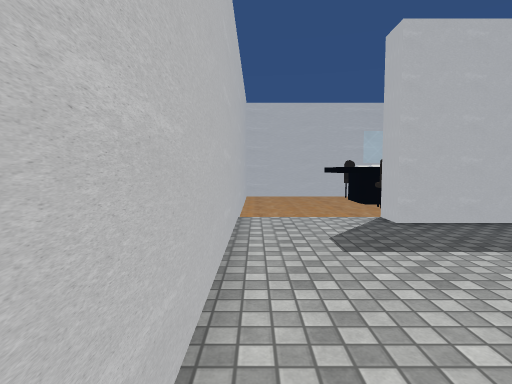
View 1 (above)

19 first-person views from a walk through a scene from a Unity 3-D project. The camera is 1.3 m above the floor, tilts 4° down and sees 80° across. Doors are open. The floor is counted in squares, 1 m on a side. Each view is taken from the middle of a square. On the plan, view 1 faces up. The plan holds only what a view shows up to about 14 squares ahead; the rest is blank. The player character is not drawn. Some animated figures are left out. Some surface patterns are stand-ins.

View 2
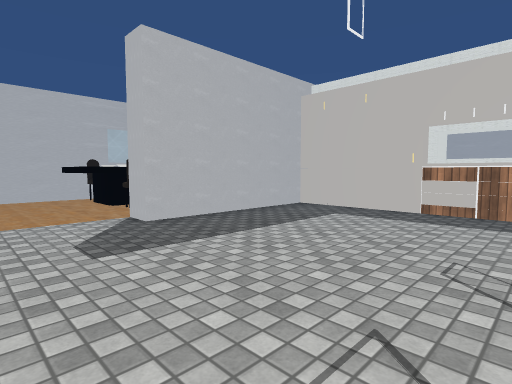

View 3
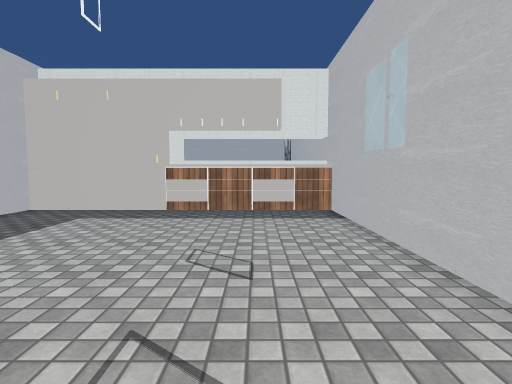

View 4
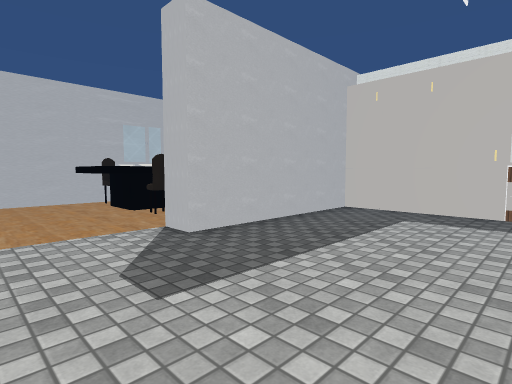

View 5
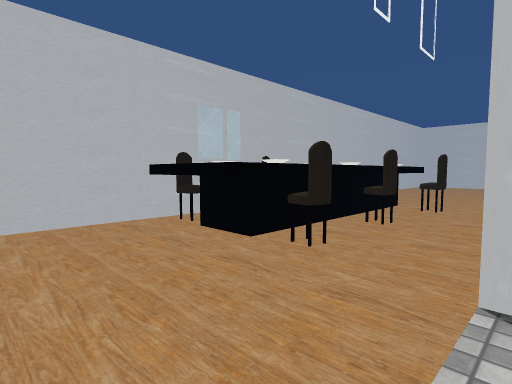

View 6
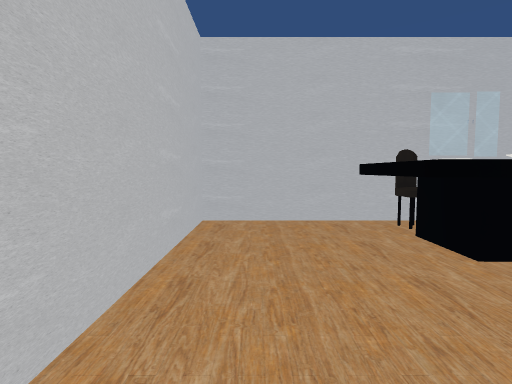

View 7
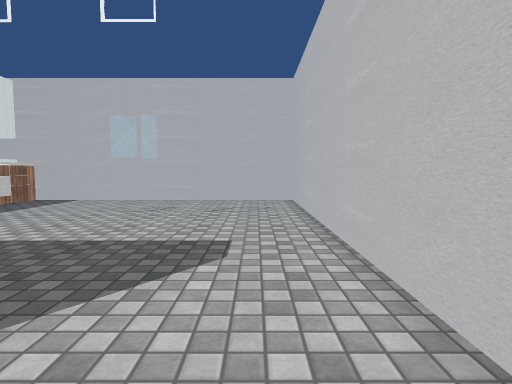

View 8
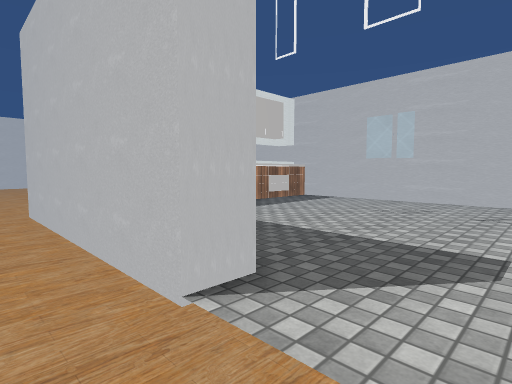

View 9
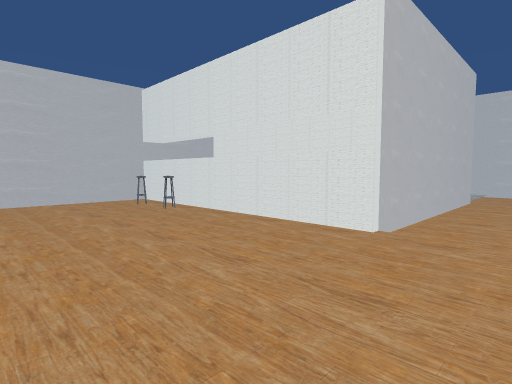

View 10
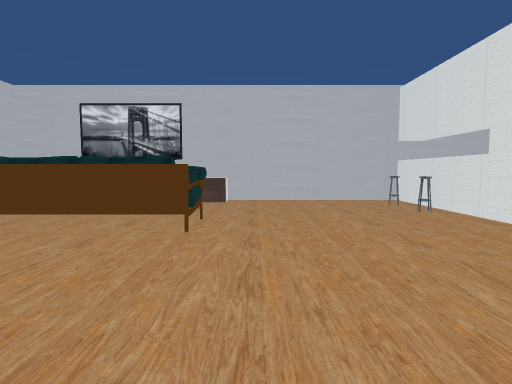

View 11
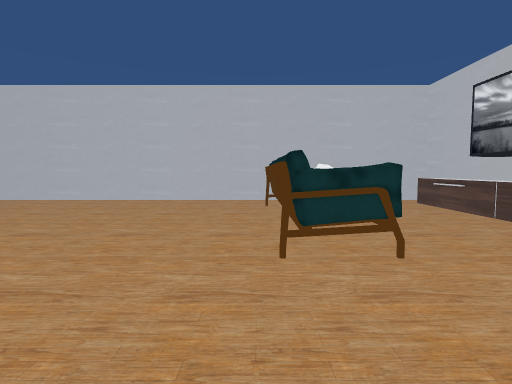

View 12
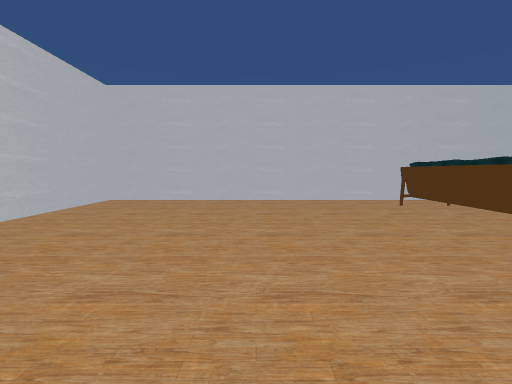

View 13
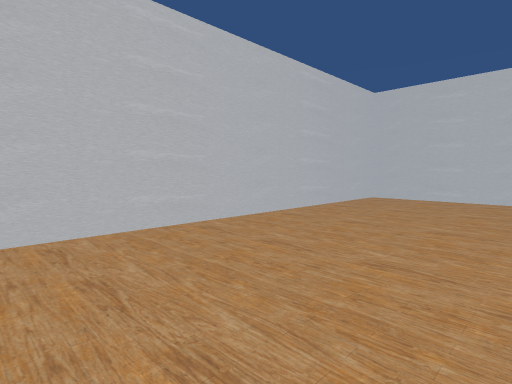

View 14
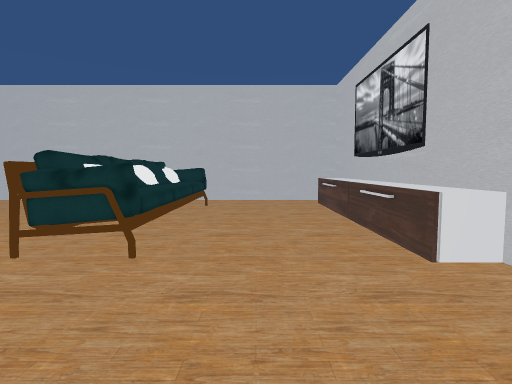

View 15
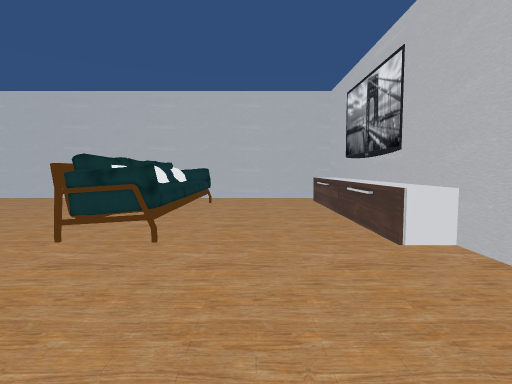

View 16
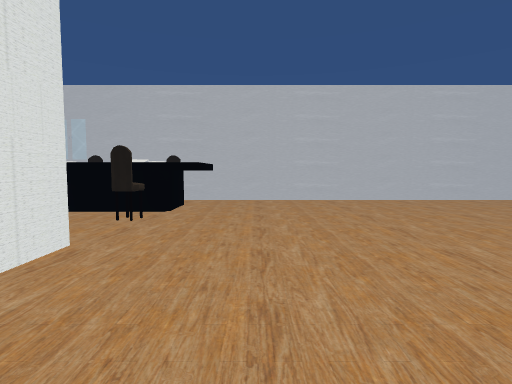

View 17
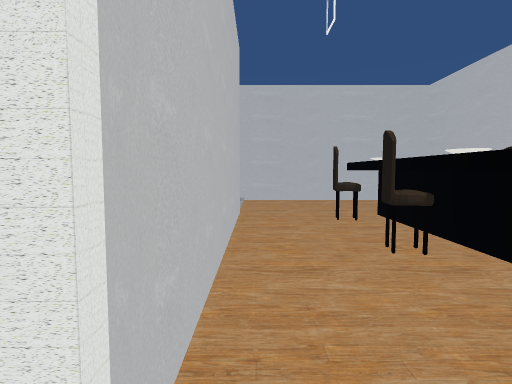

View 18
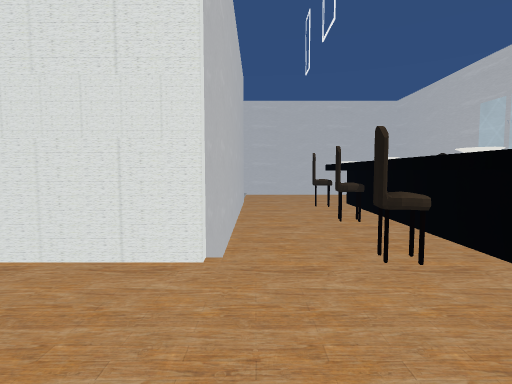

View 19
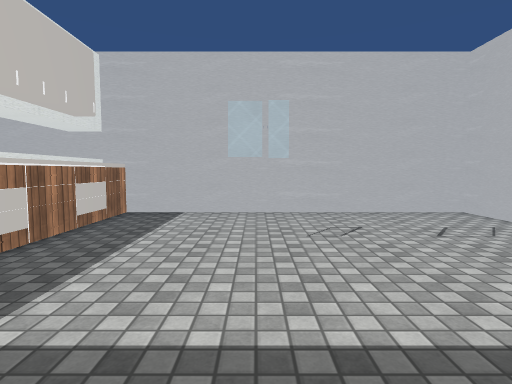

### Floor plan
Ten units are one square. View 1 is at (0, 0); x grows to the right and y downward. Boxes are objects, and circles mark ways between rooms. Rooms are numbered by the first view taken in them; rooms with no view inside come last. Other rooms are left out.
<svg viewBox="-10 -170 300 200">
<path fill="none" stroke="#000" d="M106 -49 106 -75 35 -75 35 -85 117 -85M45 -119 33 -119 33 -149M52 -125 48 -125M64 -125 55 -125M107 -24 107 -30 100 -30M105 -119 94 -119M107 5 107 -6M101 25 101 -75M134 -119 115 -119M44 -165 -5 -165 -5 25 109 25M117 -85 117 25 285 25 285 -165 135 -165"/>
<rect x="45" y="-115" width="10" height="10" fill="#bbb"><title>chair</title></rect>
<rect x="45" y="-125" width="10" height="10" fill="#bbb"><title>other object</title></rect>
<rect x="75" y="-115" width="10" height="10" fill="#bbb"><title>chair</title></rect>
<rect x="75" y="-125" width="10" height="10" fill="#bbb"><title>other object</title></rect>
<rect x="105" y="15" width="10" height="10" fill="#bbb"><title>other object</title></rect>
<rect x="105" y="5" width="10" height="10" fill="#bbb"><title>other object</title></rect>
<rect x="105" y="-15" width="10" height="10" fill="#bbb"><title>other object</title></rect>
<rect x="105" y="-25" width="10" height="10" fill="#bbb"><title>other object</title></rect>
<rect x="105" y="-115" width="20" height="10" fill="#bbb"><title>chair</title></rect>
<rect x="105" y="-125" width="10" height="10" fill="#bbb"><title>other object</title></rect>
<rect x="125" y="-5" width="10" height="20" fill="#bbb"><title>other object</title></rect>
<rect x="125" y="-25" width="10" height="10" fill="#bbb"><title>stool</title></rect>
<rect x="185" y="15" width="90" height="10" fill="#bbb"><title>other object</title></rect>
<rect x="185" y="-55" width="80" height="30" fill="#bbb"><title>other object</title></rect>
<rect x="195" y="-45" width="20" height="20" fill="#bbb"><title>other object</title></rect>
<rect x="215" y="-45" width="20" height="10" fill="#bbb"><title>pillow</title></rect>
<rect x="245" y="-45" width="10" height="10" fill="#bbb"><title>other object</title></rect>
<circle cx="123" cy="-100" r="3" fill="#2a7"/>
<text x="50" y="-60">1</text>
<text x="210" y="-70">2</text>
</svg>
Room 1 opens to room 2.

Where each view was taken, in squares from view 1:
view 1: 0 up, 0 right, facing up
view 2: 0 up, 0 right, facing up-right
view 3: 0 up, 0 right, facing right
view 4: 2 up, 0 right, facing up-right
view 5: 8 up, 0 right, facing up-right
view 6: 8 up, 1 right, facing up
view 7: 10 up, 1 right, facing down
view 8: 10 up, 1 right, facing down-right
view 9: 11 up, 18 right, facing down-left
view 10: 11 up, 18 right, facing down
view 11: 5 up, 15 right, facing right
view 12: 10 up, 15 right, facing right
view 13: 10 up, 14 right, facing up-right
view 14: 1 up, 15 right, facing right
view 15: 1 up, 14 right, facing right
view 16: 3 up, 15 right, facing up
view 17: 9 up, 13 right, facing left
view 18: 9 up, 16 right, facing left
view 19: 7 up, 6 right, facing down
